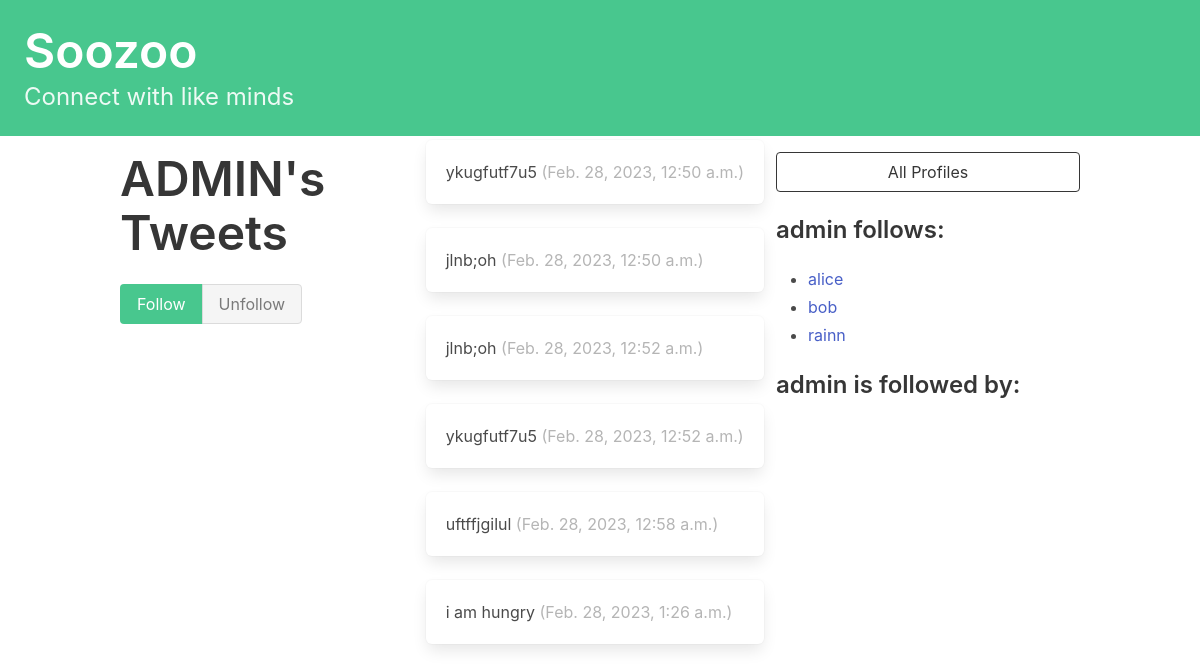
Screenshot of /profile/1 (signed in) with the database file from the repository.
### tobichat/models.py (models this page shows, shortened)
class Profile(models.Model):
    user = models.OneToOneField(User, on_delete=models.CASCADE)
    follows = models.ManyToManyField(
        "self",
        related_name="followed_by",
        symmetrical=False,
        blank=True
    )
    def __str__(self) -> str:
        return self.user.username

class Dweet(models.Model):
    user = models.ForeignKey(
        User, related_name="dweets", on_delete=models.DO_NOTHING
    )
    body = models.CharField(max_length=150)
    created_at = models.DateTimeField(auto_now_add=True)

### tobichat/views.py (the view, shortened to what this page needs)
# urls.py: path("profile/<int:pk>", profile, name="profile"),
def profile(request, pk):
    if not hasattr(request.user, 'profile'):
        missing_profile = Profile(user=request.user)
        missing_profile.save()
    profile = Profile.objects.get(pk=pk)
    return render(request, "tobichat/profile.html", {"profile": profile})

### tobichat/templates/tobichat/profile.html (shortened to what this page needs)
{% extends 'base.html' %}
{% block content %}
<div class="column">
    <div class="block">
    <h1 class="title is-1">
        {{profile.user.username|upper}}'s Tweets
    </h1>
    </div>
<form method="post">
    <div class="buttons has-addons">
    {% if profile in user.profile.follows.all %}
        <button class="button is-success is-static">Follow</button>
        <button class="button is-danger" name="follow" value="unfollow">
            Unfollow
        </button>
    {% else %}
        <button class="button is-success" name="follow" value="follow">
            Follow
        </button>
        <button class="button is-danger is-static">Unfollow</button>
    {% endif %}
    </div>
</form>
</div>
<div class="content">
    {% for dweet in profile.user.dweets.all %}
        <div class="box">
            {{ dweet.body }}
            <span class="is-small has-text-grey-light">
                ({{ dweet.created_at }})
            </span>
        </div>
    {% endfor %}
</div>
<div class="column is-one-third">
    <div class="block">
        <a href="{% url 'tobichat:profile_list' %}">
            <button class="button is-dark is-outlined is-fullwidth">
                All Profiles
            </button>
        </a>
    </div>
    <div class="block">
        <h3 class="title is-4">
            {{profile.user.username}} follows:
        </h3>
        <div class="content">
            <ul>
            {% for following in profile.follows.all %}
                <li>
                    <a href="{% url 'tobichat:profile' following.id %}">
                        {{ following }}
                    </a>
                </li>
            {% endfor %}
            </ul>
        </div>
    </div>
    <div class="block">
        <h3 class="title is-4">
            {{profile.user.username}} is followed by:
        </h3>
    </div>
</div>
{% endblock content %}

### rows the page displays
Profile: user.username "ADMIN", user.username "admin"
Dweet: body "ykugfutf7u5", created_at "Feb. 28, 2023, 12:50 a.m."
Dweet: body "jlnb;oh", created_at "Feb. 28, 2023, 12:50 a.m."
Dweet: body "jlnb;oh", created_at "Feb. 28, 2023, 12:52 a.m."
Dweet: body "ykugfutf7u5", created_at "Feb. 28, 2023, 12:52 a.m."
Dweet: body "uftffjgilul", created_at "Feb. 28, 2023, 12:58 a.m."
Dweet: body "i am hungry", created_at "Feb. 28, 2023, 1:26 a.m."
Profile: user.username "alice"
Profile: user.username "bob"
Profile: user.username "rainn"
